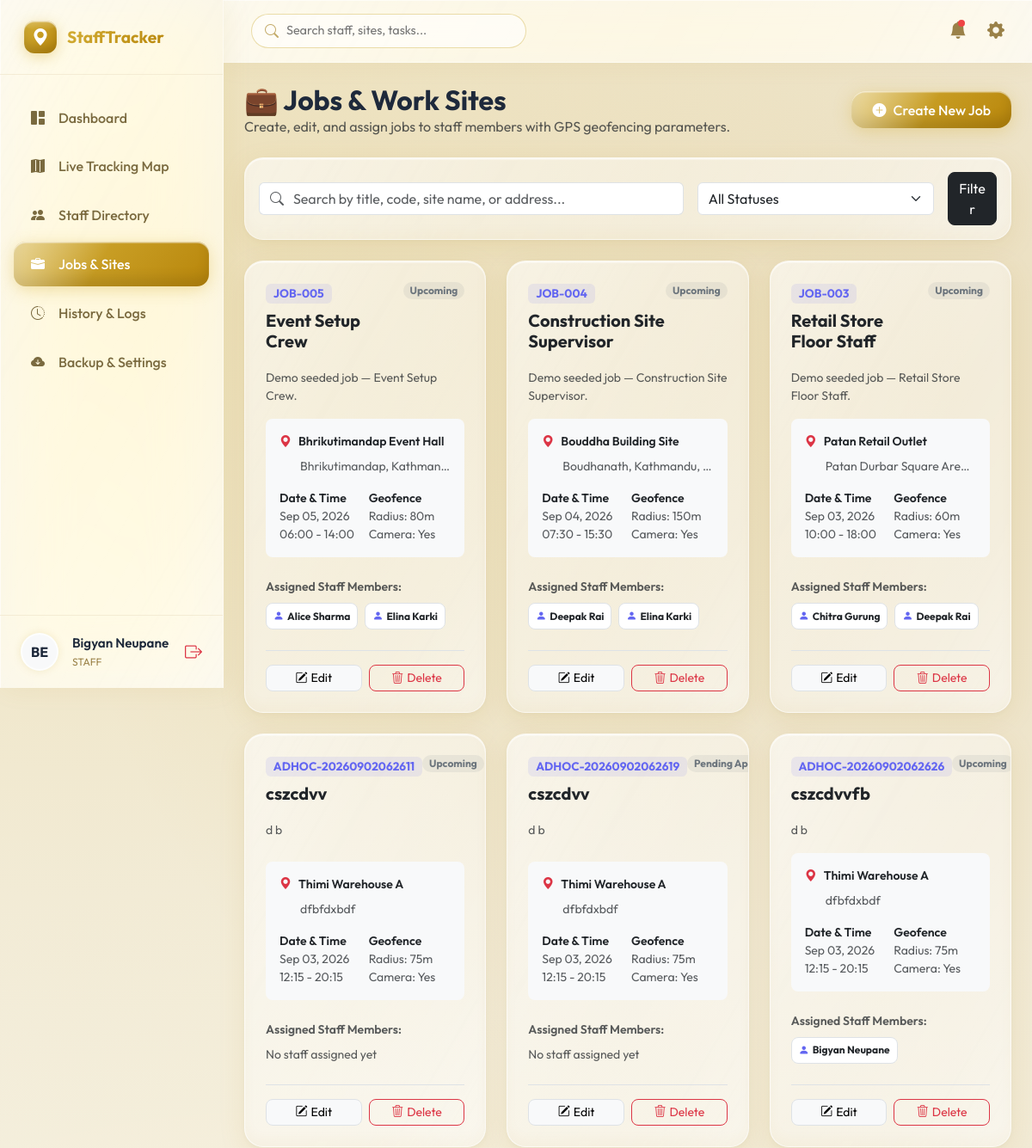
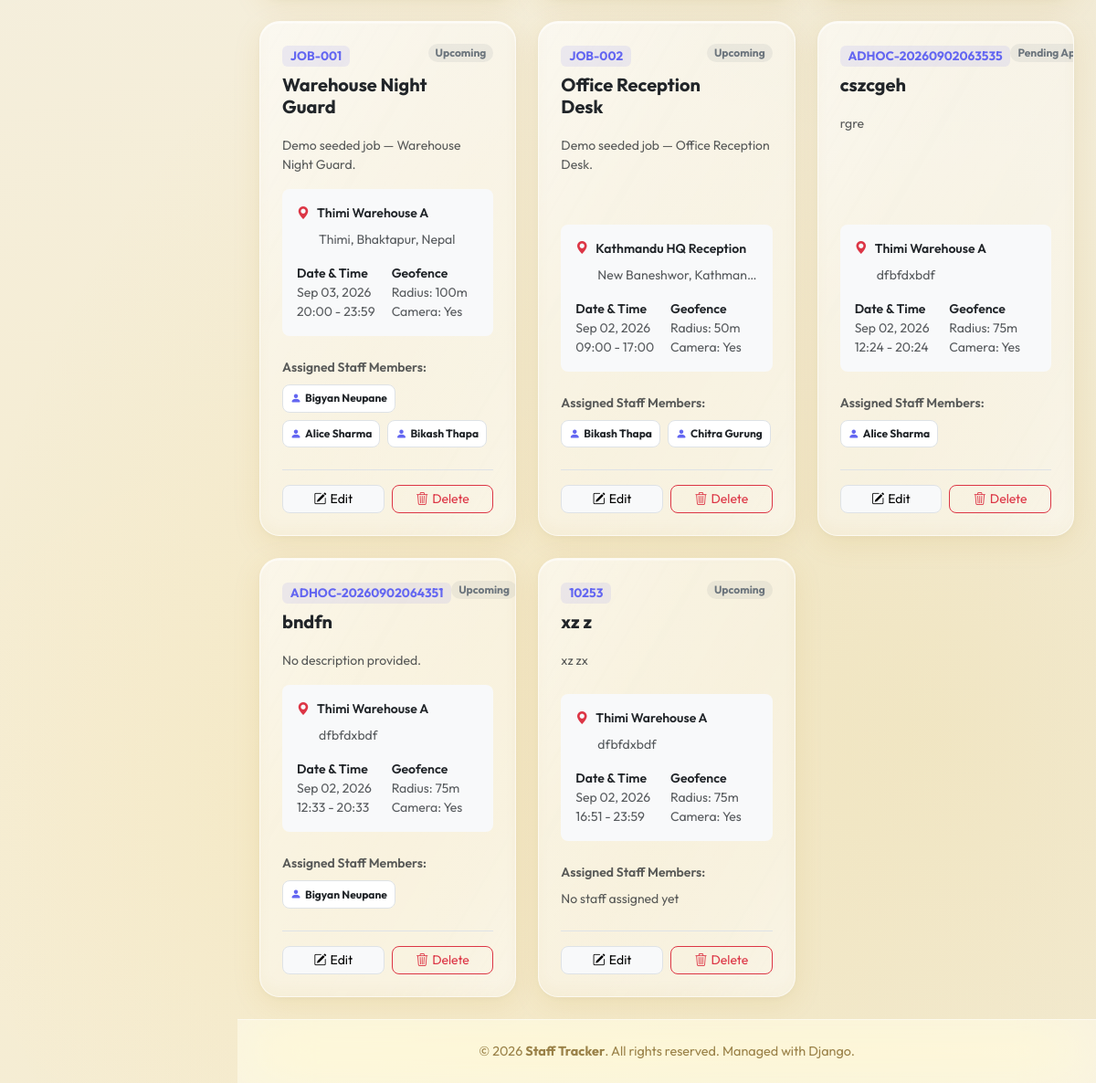
Page /jobs/ (signed in) on the committed database (2 pictures, top to bottom).
### staff_app/models.py (models this page shows, shortened)
class Profile(models.Model):
    ROLE_CHOICES = [
        ('STAFF', 'Staff'),
        ('ADMIN', 'Admin'),
        ('SUPER_ADMIN', 'Super Admin'),
    ]
    user = models.OneToOneField(User, on_delete=models.CASCADE, related_name='profile')
    role = models.CharField(max_length=20, choices=ROLE_CHOICES, default='STAFF')
    phone = models.CharField(max_length=20, blank=True, null=True)
    avatar = models.ImageField(upload_to='avatars/', blank=True, null=True)
    department = models.CharField(max_length=100, blank=True, null=True)
    joined_date = models.DateField(auto_now_add=True)
    visa_document = models.ImageField(upload_to='documents/visa/', blank=True, null=True)
    passport_document = models.ImageField(upload_to='documents/passport/', blank=True, null=True)
    photo_document = models.ImageField(upload_to='documents/photo/', blank=True, null=True)
    other_document = models.ImageField(upload_to='documents/other/', blank=True, null=True)

class Job(models.Model):
    STATUS_CHOICES = [
        ('UPCOMING', 'Upcoming'),
        ('CHECKED_IN', 'Checked In'),
        ('PENDING_APPROVAL', 'Pending Approval'),
        ('APPROVED', 'Approved'),
        ('REJECTED', 'Rejected'),
        ('COMPLETED', 'Completed'),
    ]
    title = models.CharField(max_length=200)
    code = models.CharField(max_length=50, unique=True)
    description = models.TextField(blank=True, null=True)
    instructions_json = models.TextField(default='[]', help_text='JSON list of instructions')
    site_name = models.CharField(max_length=200)
    address = models.TextField()
    lat = models.FloatField()
    lng = models.FloatField()
    geofence_radius = models.IntegerField(default=75) # in meters
    assigned_staff = models.ManyToManyField(
        User, through='JobAssignment', through_fields=('job', 'staff'),
        related_name='assigned_jobs', blank=True
    )
    start_time = models.TimeField()
    end_time = models.TimeField()
    date = models.DateField()
    require_selfie = models.BooleanField(default=True)
    require_checkout = models.BooleanField(default=True)
    status = models.CharField(max_length=30, choices=STATUS_CHOICES, default='UPCOMING')
    created_at = models.DateTimeField(auto_now_add=True)
    is_adhoc = models.BooleanField(default=False)
    requested_by = models.ForeignKey(User, on_delete=models.SET_NULL, null=True, blank=True, related_name='adhoc_job_requests')

### staff_app/views.py (the view, shortened to what this page needs)
# urls.py: path("jobs/", views.job_list_view, name="job_list"),
@login_required
def job_list_view(request):
    search_query = request.GET.get('search', '')
    status_filter = request.GET.get('status', '')
    jobs = Job.objects.all()
    if status_filter:
        jobs = jobs.filter(status=status_filter)
    context = {
        'jobs': jobs.order_by('-date', 'start_time')
    }
    return render(request, 'job_list.html', context)

### templates/job_list.html (shortened to what this page needs)
{% extends 'base.html' %}
{% block content %}
<div class="d-flex justify-content-between align-items-center mb-4 header-row">
    <div>
        <h2 class="fw-bold mb-0">💼 Jobs & Work Sites</h2>
        <p class="text-muted mb-0">Create, edit, and assign jobs to staff members with GPS geofencing parameters.</p>
    </div>
    <div>
        <a href="{% url 'job_create' %}" class="btn btn-primary-gradient rounded-4 px-4">
            <i class="bi bi-plus-circle-fill me-2"></i>Create New Job
        </a>
    </div>
</div>
<div class="card p-3 mb-4">
    <form method="GET" class="row g-3 align-items-center">
        <div class="col-md-7">
            <div class="input-group">
                <span class="input-group-text bg-white border-end-0"><i class="bi bi-search text-muted"></i></span>
                <input type="text" name="search" class="form-control border-start-0 ps-0" placeholder="Search by title, code, site name, or address..." value="{{ request.GET.search|default:'' }}">
            </div>
        </div>
        <div class="col-md-4">
            <select name="status" class="form-select">
                <option value="">All Statuses</option>
            </select>
        </div>
        <div class="col-md-1">
            <button type="submit" class="btn btn-dark w-100 rounded-3">Filter</button>
        </div>
    </form>
</div>
<div class="row g-4">
    {% for job in jobs %}
        <div class="col-md-6 col-xl-4">
            <div class="card card-hover h-100 p-4 d-flex flex-column">
                <div class="d-flex justify-content-between align-items-start mb-3">
                    <div>
                        <span class="badge bg-indigo-light text-indigo fw-mono mb-2" style="font-size:0.85rem;">{{ job.code }}</span>
                        <h5 class="fw-bold mb-1 text-dark">{{ job.title }}</h5>
                    </div>
                    <span class="badge rounded-pill
                        {% if job.status == 'COMPLETED' %}bg-success-subtle text-success
                        {% elif job.status == 'CHECKED_IN' %}bg-info-subtle text-info
                        {% else %}bg-secondary-subtle text-secondary{% endif %} px-2">
                        {{ job.get_status_display }}
                    </span>
                </div>
                <p class="text-muted small mb-3 flex-grow-1">{{ job.description|truncatewords:20|default:"No description provided." }}</p>
                <div class="bg-light rounded-3 p-3 mb-4 small text-muted">
                    <div class="d-flex align-items-center gap-2 mb-2">
                        <i class="bi bi-geo-alt-fill text-danger"></i>
                        <span class="text-dark fw-semibold">{{ job.site_name }}</span>
                    </div>
                    <div class="text-truncate ps-4 mb-3" title="{{ job.address }}">{{ job.address }}</div>
                    <div class="row g-2">
                        <div class="col-6">
                            <div class="fw-semibold text-dark">Date & Time</div>
                            <div>{{ job.date|date:"M d, Y" }}</div>
                            <div>{{ job.start_time|time:"H:i" }} - {{ job.end_time|time:"H:i" }}</div>
                        </div>
                        <div class="col-6">
                            <div class="fw-semibold text-dark">Geofence</div>
                            <div>Radius: {{ job.geofence_radius }}m</div>
                            <div>Camera: {% if job.require_selfie %}Yes{% else %}No{% endif %}</div>
                        </div>
                    </div>
                </div>
                <div class="mb-4">
                    <div class="small fw-semibold text-muted mb-2">Assigned Staff Members:</div>
                    <div class="d-flex flex-wrap gap-2">
                        {% for staff in job.assigned_staff.all %}
                            <span class="badge bg-white text-dark border p-2 d-inline-flex align-items-center gap-1" style="border-radius: 8px;">
                                <i class="bi bi-person-fill text-indigo"></i>
                                {{ staff.get_full_name|default:staff.username }}
                            </span>
                        {% empty %}
                            <span class="text-muted small italic">No staff assigned yet</span>
                        {% endfor %}
                    </div>
                </div>
                <div class="d-flex gap-2 mt-auto border-top pt-3">
                    <a href="{% url 'job_update' job.pk %}" class="btn btn-sm btn-light border w-50 rounded-3">
                        <i class="bi bi-pencil-square me-1"></i>Edit
                    </a>
                    <a href="{% url 'job_delete' job.pk %}" class="btn btn-sm btn-outline-danger w-50 rounded-3">
                        <i class="bi bi-trash3 me-1"></i>Delete
                    </a>
                </div>
            </div>
        </div>
    {% endfor %}
</div>
{% endblock %}

### templates/base.html (shortened to what this page needs)
<!DOCTYPE html>
<html lang="en">
<head>
    <link href="https://cdn.jsdelivr.net/npm/bootstrap@5.3.2/dist/css/bootstrap.min.css" rel="stylesheet">
    <link href="https://cdn.jsdelivr.net/npm/bootstrap-icons@1.11.2/font/bootstrap-icons.min.css" rel="stylesheet">
    <link rel="stylesheet" href="https://unpkg.com/leaflet@1.9.4/dist/leaflet.css"/>
</head>
<body>
    {% if user.is_authenticated %}
    <div class="sidebar">
        <div class="sidebar-brand">
            <div class="brand-logo"><i class="bi bi-geo-alt-fill"></i></div>
            <div class="brand-name">StaffTracker</div>
        </div>
        <ul class="sidebar-menu">
            <li class="menu-item {% if request.resolver_match.url_name == 'dashboard' %}active{% endif %}">
                <a href="{% url 'dashboard' %}">
                    <i class="bi bi-grid-1x2-fill"></i>
                    <span>Dashboard</span>
                </a>
            </li>
            <li class="menu-item {% if request.resolver_match.url_name == 'map_view' %}active{% endif %}">
                <a href="{% url 'map_view' %}">
                    <i class="bi bi-map-fill"></i>
                    <span>Live Tracking Map</span>
                </a>
            </li>
            <li class="menu-item {% if 'staff' in request.path %}active{% endif %}">
                <a href="{% url 'staff_list' %}">
                    <i class="bi bi-people-fill"></i>
                    <span>Staff Directory</span>
                </a>
            </li>
            <li class="menu-item {% if 'jobs' in request.path %}active{% endif %}">
                <a href="{% url 'job_list' %}">
                    <i class="bi bi-briefcase-fill"></i>
                    <span>Jobs & Sites</span>
                </a>
            </li>
            <li class="menu-item {% if request.resolver_match.url_name == 'history' %}active{% endif %}">
                <a href="{% url 'history' %}">
                    <i class="bi bi-clock-history"></i>
                    <span>History & Logs</span>
                </a>
            </li>
            <li class="menu-item {% if 'settings' in request.path %}active{% endif %}">
                <a href="{% url 'backup_settings' %}">
                    <i class="bi bi-cloud-arrow-down-fill"></i>
                    <span>Backup & Settings</span>
                </a>
            </li>
        </ul>
        <div class="sidebar-user">
            {% if user.profile.avatar %}
                <img src="{{ user.profile.avatar.url }}" class="user-avatar" alt="Avatar">
            {% else %}
                <div class="user-avatar d-flex align-items-center justify-content-center bg-light text-gold fw-bold">
                    {{ user.username|slice:":2"|upper }}
                </div>
            {% endif %}
            <div class="user-info">
                <div class="user-name">{{ user.get_full_name|default:user.username }}</div>
                <div class="user-role">{{ user.profile.role }}</div>
            </div>
            <a href="{% url 'logout' %}" class="text-danger" title="Logout">
                <i class="bi bi-box-arrow-right fs-5"></i>
            </a>
        </div>
    </div>
    {% endif %}
    <div class="main-wrapper" style="{% if not user.is_authenticated %}margin-left: 0;{% endif %}">
        {% if user.is_authenticated %}
        <div class="top-navbar">
            <div class="d-flex align-items-center flex-grow-1">
                <div class="navbar-search">
                    <i class="bi bi-search"></i>
                    <input type="text" placeholder="Search staff, sites, tasks...">
                </div>
            </div>
            <div class="navbar-actions">
                <a href="{% url 'history' %}?status=PENDING_APPROVAL" class="action-btn" title="Pending Approvals">
                    <i class="bi bi-bell-fill"></i>
                    <span class="notification-dot"></span>
                </a>
                <a href="{% url 'backup_settings' %}" class="action-btn d-none d-lg-inline-block" title="Backup & System Settings">
                    <i class="bi bi-gear-fill"></i>
                </a>
            </div>
        </div>
        {% endif %}
        <div class="container-fluid p-4 animate-fade-in">
            {% block content %}{% endblock %}
        </div>
        <footer class="footer">
            &copy; 2026 <strong>{{ settings.company_name|default:"Staff Tracker" }}</strong>. All rights reserved. Managed with Django.
        </footer>
    </div>
</body>
</html>

### templates/job_list.html (style rules this page uses)
.bg-indigo-light { background-color: rgba(99, 102, 241, 0.1) !important; }
.bg-secondary-subtle { background-color: rgba(108, 117, 125, 0.1) !important; }
.text-indigo { color: #6366f1; }

### rows in the picture
Job: code "JOB-005", title "Event Setup Crew", status "Upcoming", description "Demo seeded job — Event Setup Crew.", site_name "Bhrikutimandap Event Hall", address "Bhrikutimandap, Kathman…", date "Sep 05, 2026", start_time "06:00", end_time "14:00", geofence_radius "80", require_selfie "Yes"
Job: code "JOB-004", title "Construction Site Supervisor", status "Upcoming", description "Demo seeded job — Construction Site Supervisor.", site_name "Bouddha Building Site", address "Boudhanath, Kathmandu,…", date "Sep 04, 2026", start_time "07:30", end_time "15:30", geofence_radius "150", require_selfie "Yes"
Job: code "JOB-003", title "Retail Store Floor Staff", status "Upcoming", description "Demo seeded job — Retail Store Floor Staff.", site_name "Patan Retail Outlet", address "Patan Durbar Square Are…", date "Sep 03, 2026", start_time "10:00", end_time "18:00", geofence_radius "60", require_selfie "Yes"
Job: code "ADHOC-20260902062611", title "cszcdvv", status "Upcoming", description "d b", site_name "Thimi Warehouse A", address "dfbfdxbdf", date "Sep 03, 2026", start_time "12:15", end_time "20:15", geofence_radius "75", require_selfie "Yes"
Job: code "ADHOC-20260902062619", title "cszcdvv", status "Pending…", description "d b", site_name "Thimi Warehouse A", address "dfbfdxbdf", date "Sep 03, 2026", start_time "12:15", end_time "20:15", geofence_radius "75", require_selfie "Yes"
Job: code "ADHOC-20260902062626", title "cszcdvvfb", status "Upcoming", description "d b", site_name "Thimi Warehouse A", address "dfbfdxbdf", date "Sep 03, 2026", start_time "12:15", end_time "20:15", geofence_radius "75", require_selfie "Yes"
Job: code "JOB-001", title "Warehouse Night Guard", status "Upcoming", description "Demo seeded job — Warehouse Night Guard.", site_name "Thimi Warehouse A", address "Thimi, Bhaktapur, Nepal", date "Sep 03, 2026", start_time "20:00", end_time "23:59", geofence_radius "100", require_selfie "Yes"
Job: code "JOB-002", title "Office Reception Desk", status "Upcoming", description "Demo seeded job — Office Reception Desk.", site_name "Kathmandu HQ Reception", address "New Baneshwor, Kathman…", date "Sep 02, 2026", start_time "09:00", end_time "17:00", geofence_radius "50", require_selfie "Yes"
Job: code "ADHOC-20260902063535", title "cszcgeh", status "Pending…", description "rgre", site_name "Thimi Warehouse A", address "dfbfdxbdf", date "Sep 02, 2026", start_time "12:24", end_time "20:24", geofence_radius "75", require_selfie "Yes"
Job: code "ADHOC-20260902064351", title "bndfn", status "Upcoming", description "No description provided.", site_name "Thimi Warehouse A", address "dfbfdxbdf", date "Sep 02, 2026", start_time "12:33", end_time "20:33", geofence_radius "75", require_selfie "Yes"
Job: code "10253", title "xz z", status "Upcoming", description "xz zx", site_name "Thimi Warehouse A", address "dfbfdxbdf", date "Sep 02, 2026", start_time "16:51", end_time "23:59", geofence_radius "75", require_selfie "Yes"

### other values in the picture
{{ user.username|slice:":2"|upper }} "BE"
{{ user.get_full_name|default:user.username }} "Bigyan Neupane"
{{ user.profile.role }} "STAFF"
{{ staff.get_full_name|default:staff.username }} "Alice Sharma"
{{ staff.get_full_name|default:staff.username }} "Elina Karki"
{{ staff.get_full_name|default:staff.username }} "Deepak Rai"
{{ staff.get_full_name|default:staff.username }} "Chitra Gurung"
{{ staff.get_full_name|default:staff.username }} "Bigyan Neupane"
{{ staff.get_full_name|default:staff.username }} "Bikash Thapa"
{{ settings.company_name|default:"Staff Tracker" }} "Staff Tracker"
